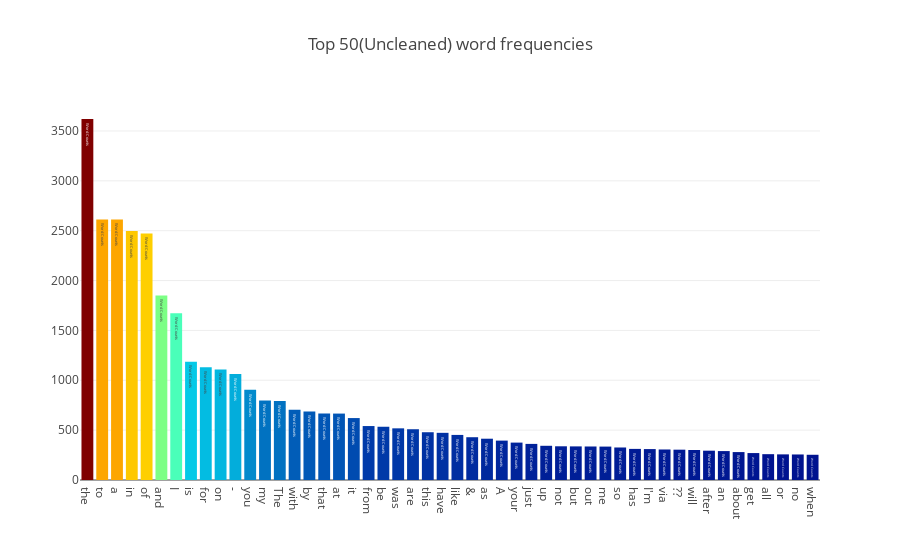

Notebook code for this chart:
### Code cell
all_words = disaster.text.str.split(expand=True).unstack().value_counts()

data = [go.Bar(
    x = all_words.index.values[:50],
    y = all_words.values[:50],
    marker = dict(colorscale='Jet', color = all_words.values[:100]),
    text = 'Word Counts'
)]

layout = go.Layout(
    title = "Top 50(Uncleaned) word frequencies"
)

fig = go.Figure(data=data, layout=layout)

py.iplot(fig, filename='basic-bar')

### Figure 1 — Plotly figure (JSON) as saved in the notebook; plotly's stock layout.template omitted (floating-point values rounded to 4 significant figures)
{"data": [{"marker": {"color": [3620, 2613, 2612, 2496, 2472, 1849, 1672, 1187, 1131, 1109, 1063, 906, 797, 793, 704, 687, 668, 666, 621, 541, 534, 518, 509, 479, 473, 452, 429, 414, 395, 375, 362, 343, 338, 337, 336, 335, 326, 312, 310, 306, 304, 301, 294, 290, 280, 270, 259, 257, 256, 253, 238, 230, 225, 214, 214, 214, 213, 213, 210, 207, 205, 205, 203, 202, 200, 200, 197, 194, 184, 178, 175, 174, 173, 169, 169, 166, 164, 164, 157, 150, 145, 142, 142, 141, 141, 140, 139, 134, 133, 130, 129, 129, 129, 128, 127, 127, 124, 124, 122, 118], "colorscale": "Jet"}, "text": "Word Counts", "type": "bar", "uid": "74cd276b-2483-4dfe-802e-ae3855f5a6f2", "x": ["the", "to", "a", "in", "of", "and", "I", "is", "for", "on", "-", "you", "my", "The", "with", "by", "that", "at", "it", "from", "be", "was", "are", "this", "have", "like", "&amp;", "as", "A", "your", "just", "up", "not", "but", "out", "me", "so", "has", "I'm", "via", "??", "will", "after", "an", "about", "get", "all", "or", "no", "when"], "y": [3620, 2613, 2612, 2496, 2472, 1849, 1672, 1187, 1131, 1109, 1063, 906, 797, 793, 704, 687, 668, 666, 621, 541, 534, 518, 509, 479, 473, 452, 429, 414, 395, 375, 362, 343, 338, 337, 336, 335, 326, 312, 310, 306, 304, 301, 294, 290, 280, 270, 259, 257, 256, 253]}], "layout": {"title": {"text": "Top 50(Uncleaned) word frequencies"}}}
